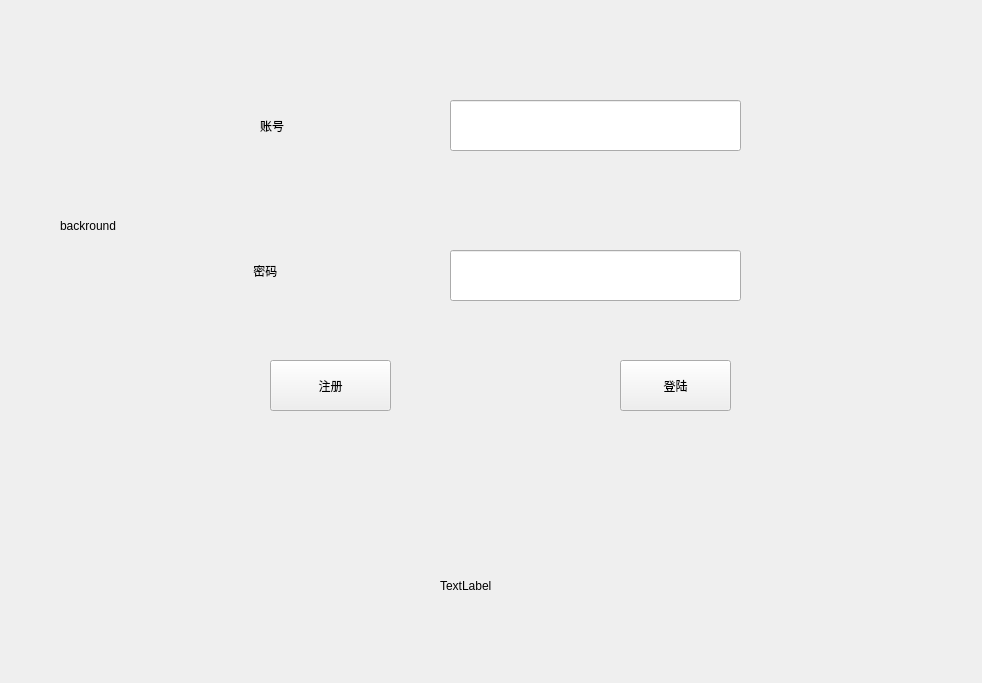
<?xml version="1.0" encoding="UTF-8"?>
<ui version="4.0">
 <class>LoginDialog</class>
 <widget class="QDialog" name="LoginDialog">
  <property name="geometry">
   <rect>
    <x>0</x>
    <y>0</y>
    <width>982</width>
    <height>683</height>
   </rect>
  </property>
  <property name="windowTitle">
   <string>登录</string>
  </property>
  <property name="styleSheet">
   <string notr="true"/>
  </property>
  <widget class="QToolButton" name="loginBtn">
   <property name="geometry">
    <rect>
     <x>620</x>
     <y>360</y>
     <width>111</width>
     <height>51</height>
    </rect>
   </property>
   <property name="styleSheet">
    <string notr="true">font: 57 11pt &quot;Ubuntu&quot;;
font: 20pt &quot;Ubuntu&quot;;</string>
   </property>
   <property name="text">
    <string>登陆</string>
   </property>
  </widget>
  <widget class="QToolButton" name="regBtn">
   <property name="geometry">
    <rect>
     <x>270</x>
     <y>360</y>
     <width>121</width>
     <height>51</height>
    </rect>
   </property>
   <property name="styleSheet">
    <string notr="true">font: 20pt &quot;Ubuntu&quot;;</string>
   </property>
   <property name="text">
    <string>注册</string>
   </property>
  </widget>
  <widget class="QLineEdit" name="usrEdit">
   <property name="geometry">
    <rect>
     <x>450</x>
     <y>100</y>
     <width>291</width>
     <height>51</height>
    </rect>
   </property>
  </widget>
  <widget class="QLineEdit" name="pwdEdit">
   <property name="geometry">
    <rect>
     <x>450</x>
     <y>250</y>
     <width>291</width>
     <height>51</height>
    </rect>
   </property>
   <property name="echoMode">
    <enum>QLineEdit::Password</enum>
   </property>
  </widget>
  <widget class="QLabel" name="label">
   <property name="geometry">
    <rect>
     <x>260</x>
     <y>100</y>
     <width>101</width>
     <height>51</height>
    </rect>
   </property>
   <property name="styleSheet">
    <string notr="true">font: 57 24pt &quot;Ubuntu&quot;;
</string>
   </property>
   <property name="text">
    <string>账号</string>
   </property>
  </widget>
  <widget class="QLabel" name="label_2">
   <property name="geometry">
    <rect>
     <x>250</x>
     <y>250</y>
     <width>111</width>
     <height>41</height>
    </rect>
   </property>
   <property name="styleSheet">
    <string notr="true">font: 57 24pt &quot;Ubuntu&quot;;
</string>
   </property>
   <property name="text">
    <string> 密码</string>
   </property>
  </widget>
  <widget class="QLabel" name="back_lable">
   <property name="geometry">
    <rect>
     <x>60</x>
     <y>170</y>
     <width>111</width>
     <height>111</height>
    </rect>
   </property>
   <property name="text">
    <string>backround</string>
   </property>
  </widget>
  <widget class="QLabel" name="gif_pic">
   <property name="geometry">
    <rect>
     <x>440</x>
     <y>520</y>
     <width>161</width>
     <height>131</height>
    </rect>
   </property>
   <property name="text">
    <string>TextLabel</string>
   </property>
  </widget>
 </widget>
 <resources/>
 <connections/>
</ui>
